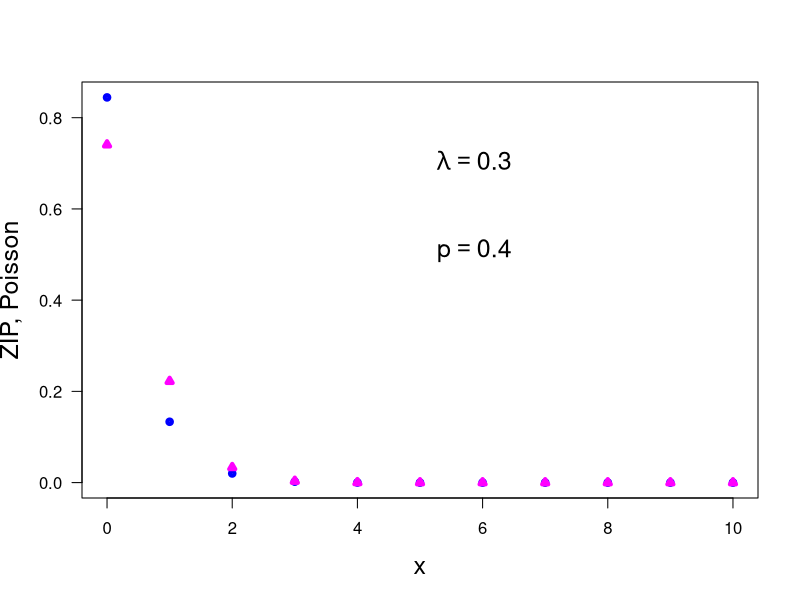

Here is the R script that generated this plot:
print('file: BayesianHypPoissonZIP0d3.R')
# ZIP vs. Poisson
sflag = 1
if (sflag == 1) {
  p = 0.4; lambda = 0.3
  x = 0:10
  yp = dpois(x,lambda)
  y = (1-p)*yp
  y[1] = y[1] + p
  # png('PoissonZIP0d3r19114.png',width=16,height=12,units='cm',res=300)
  plot(x,y,type='p',lwd=4,col='blue',xlab='x',
       ylab='ZIP, Poisson',las=1,cex=0.6,cex.lab=1.5)
  points(x,yp,col='magenta',lwd=4,cex=0.6,pch=24)
  text(5,0.7,bquote(~lambda == .(lambda)),col='black',pos=4,cex=1.5)
  text(5,0.5,bquote(~p == .(p)),col='black',pos=4,cex=1.5)
  # dev.off()
}
print(c(round(y[1],4),'ZIP(x=0)'))
print(c(round(yp[1],4),'Poisson(x=0)'))
